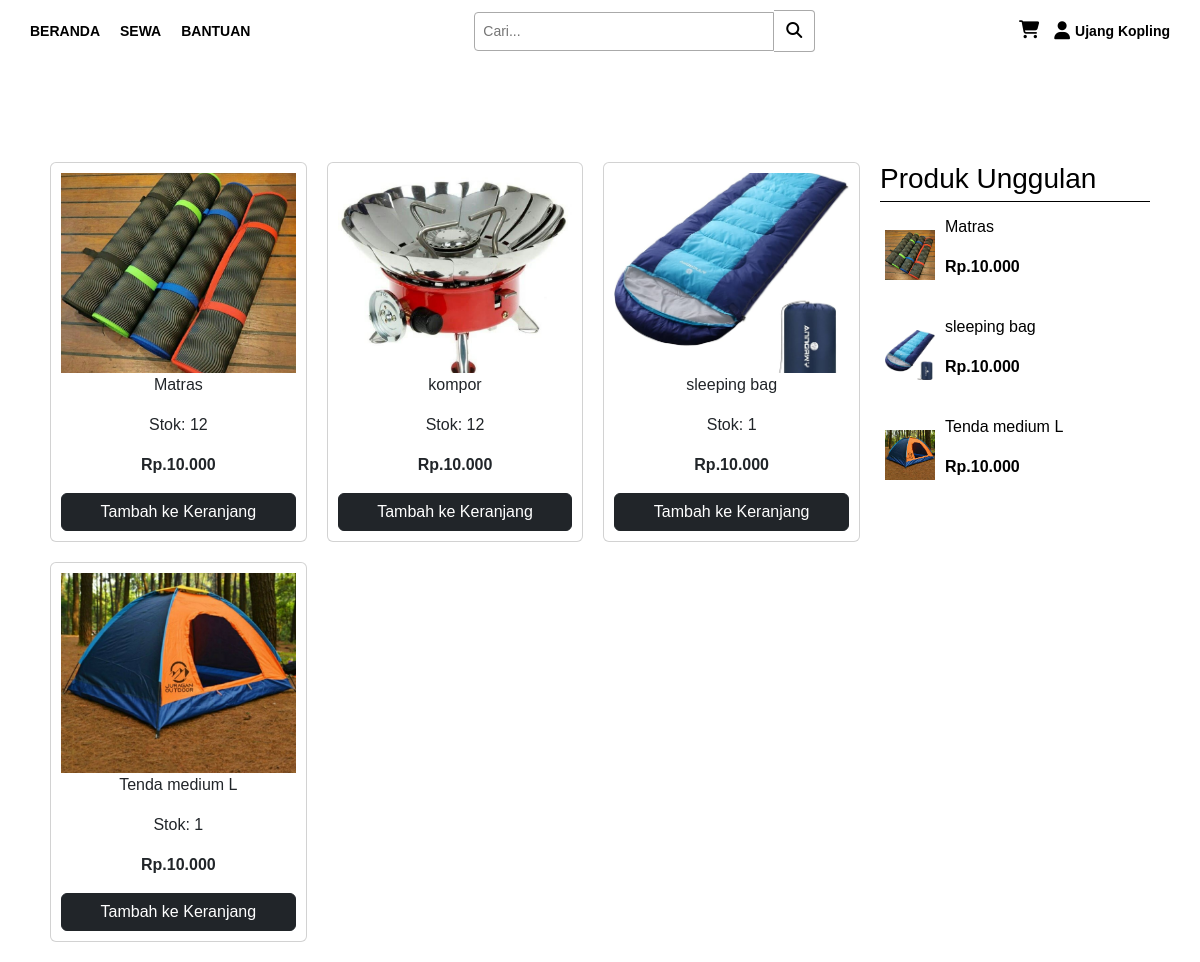
Page /penyewa/page/Sewa.php on the committed database.
### tables this page shows
CREATE TABLE `barang` (
  `id_barang` int(11) NOT NULL,
  `nama_barang` varchar(100) DEFAULT NULL,
  `gambar` varchar(255) DEFAULT NULL,
  `stok` int(11) DEFAULT NULL,
  `harga_sewa` decimal(10,2) DEFAULT NULL,
  `kategori` varchar(50) DEFAULT NULL,
  `keterangan` text DEFAULT NULL,
  `unggulan` tinyint(1) DEFAULT 0
);

### penyewa/page/Sewa.php (the view, shortened to what this page needs)
<!DOCTYPE html>
<html lang="id">
<head>
  <link href="https://cdn.jsdelivr.net/npm/bootstrap@5.3.6/dist/css/bootstrap.min.css" rel="stylesheet">
</head>
<body>
<?php include("../layout/navbar.php"); ?>
<div class="container">
  <div class="produk">
    <?php
    include '../../route/koneksi.php';
    $query = "SELECT * FROM barang";
    $result = mysqli_query($koneksi, $query);
    if (mysqli_num_rows($result) > 0) {
      while ($row = mysqli_fetch_assoc($result)) {
    ?>
      <div class="card">
        <img src="../../admin/barang/Barang/<?php echo $row['gambar']; ?>" alt="<?php echo $row['nama_barang']; ?>">
        <p><?php echo $row['nama_barang']; ?></p>
        <p>Stok: <?php echo $row['stok']; ?></p>
        <p class="harga">Rp.<?php echo number_format($row['harga_sewa'], 0, ',', '.'); ?></p>
        <button type="button" class="btn btn-dark" data-bs-toggle="modal" data-bs-target="#keranjangModal<?php echo $row['id_barang']; ?>">
          Tambah ke Keranjang
        </button>
      </div>
    <?php
      }
    } else {
      echo "<p class='text-center'>Tidak ada data barang.</p>";
    }
    ?>
  </div>
  <div class="produk-unggulan">
    <h3>Produk Unggulan</h3>
    <?php
    $unggulanQuery = "SELECT * FROM barang WHERE unggulan = 1";
    $unggulanResult = mysqli_query($koneksi, $unggulanQuery);
    if (mysqli_num_rows($unggulanResult) > 0) {
      while ($row = mysqli_fetch_assoc($unggulanResult)) {
    ?>
      <div class="unggulan-item">
        <img src="../../admin/barang/Barang/<?php echo $row['gambar']; ?>" alt="<?php echo $row['nama_barang']; ?>">
        <div>
          <p><?php echo $row['nama_barang']; ?></p>
          <p class="harga">Rp.<?php echo number_format($row['harga_sewa'], 0, ',', '.'); ?></p>
        </div>
      </div>
    <?php
      }
    } else {
      echo "<p>Tidak ada produk unggulan.</p>";
    }
    ?>
  </div>
</div>
</body>
</html>

### penyewa/layout/navbar.php (style rules this page uses)
body { margin: 0; font-family: Arial, sans-serif; }

### rows in the picture
barang: gambar (picture), nama_barang "Matras", stok "12", harga_sewa "10.000"
barang: gambar+nama_barang (picture), nama_barang "kompor", stok "12", harga_sewa "10.000"
barang: gambar (picture), nama_barang "sleeping bag", stok "1", harga_sewa "10.000"
barang: gambar (picture), nama_barang "Tenda medium L", stok "1", harga_sewa "10.000"
